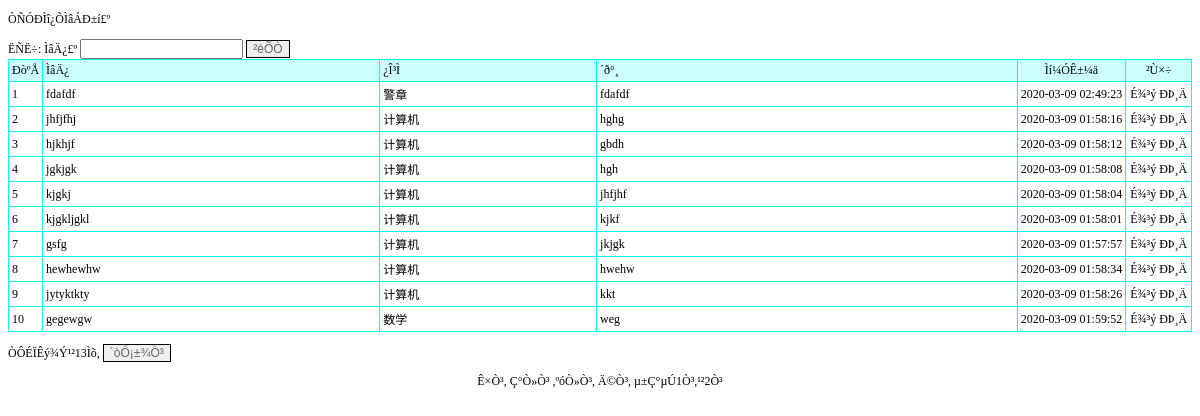
Page /tiankongti_list.php on the committed database.
### tables this page shows
CREATE TABLE `tiankongti` (
  `ID` int(11) NOT NULL AUTO_INCREMENT,
  `timu` varchar(500) DEFAULT NULL,
  `kemu` varchar(50) DEFAULT NULL,
  `daan` varchar(255) DEFAULT NULL,
  `addtime` timestamp NULL DEFAULT CURRENT_TIMESTAMP ON UPDATE CURRENT_TIMESTAMP,
  PRIMARY KEY (`ID`)
);

### tiankongti_list.php (the view, shortened to what this page needs)
<!DOCTYPE html PUBLIC "-//W3C//DTD XHTML 1.0 Transitional//EN" "http://www.w3.org/TR/xhtml1/DTD/xhtml1-transitional.dtd">
<html xmlns="http://www.w3.org/1999/xhtml">
<head>
<title>Ìî¿ÕÌâ</title><script language="javascript" src="js/Calendar.js"></script><link rel="stylesheet" href="css.css" type="text/css">
</head>
<body>
<p>ÒÑÓÐÌî¿ÕÌâÁÐ±í£º</p>
<form id="form1" name="form1" method="post" action="">
  ËÑË÷:
ÌâÄ¿£º
<input name="timu" type="text" id="timu" />
  <input type="submit" name="Submit" value="²éÕÒ" style='border:solid 1px #000000; color:#666666' />
</form>
<table width="100%" border="1" align="center" cellpadding="3" cellspacing="1" bordercolor="#00FFFF" style="border-collapse:collapse">
  <tr>
    <td width="25" bgcolor="#CCFFFF">ÐòºÅ</td>
    <td width="433" bgcolor='#CCFFFF'>ÌâÄ¿</td>
    <td width="282" bgcolor='#CCFFFF'>¿Î³Ì</td>
    <td width="555" bgcolor='#CCFFFF'>´ð°¸</td>
    <td width="120" align="center" bgcolor="#CCFFFF">Ìí¼ÓÊ±¼ä</td>
    <td width="70" align="center" bgcolor="#CCFFFF">²Ù×÷</td>
  </tr>
  <?php
    $sql="select * from tiankongti where 1=1";
  $sql=$sql." order by id desc";
$query=mysql_query($sql);
  $rowscount=mysql_num_rows($query);
  if($rowscount==0)
  {}
  else
  {
  $pagelarge=10;
  $pagecurrent=$_GET["pagecurrent"];
  if($rowscount%$pagelarge==0)
  {
		$pagecount=$rowscount/$pagelarge;
  }
  else
  {
   		$pagecount=intval($rowscount/$pagelarge)+1;
  }
  if($pagecurrent=="" || $pagecurrent<=0)
{
	$pagecurrent=1;
}
		$ddddd=$pagecurrent*$pagelarge;
	for($i=$pagecurrent*$pagelarge-$pagelarge;$i<$ddddd;$i++)
{
  ?>
  <tr>
    <td width="25"><?php
	echo $i+1;
?></td>
    <td><?php echo mysql_result($query,$i,timu);?></td>
    <td><?php echo mysql_result($query,$i,kemu);?></td>
    <td><?php echo mysql_result($query,$i,daan);?></td>
    <td width="120" align="center"><?php
echo mysql_result($query,$i,"addtime");
?></td>
    <td width="70" align="center"><a href="del.php?id=<?php
		echo mysql_result($query,$i,"id");
	?>&tablename=tiankongti" onclick="return confirm('ÕæµÄÒªÉ¾³ý£¿')">É¾³ý</a> <a href="tiankongti_updt.php?id=<?php
		echo mysql_result($query,$i,"id");
	?>">ÐÞ¸Ä</a></td>
  </tr>
  	<?php
	}
}
?>
</table>
<p>ÒÔÉÏÊý¾Ý¹²<?php
		echo $rowscount;
	?>Ìõ,
  <input type="button" name="Submit2" onclick="javascript:window.print();" value="´òÓ¡±¾Ò³" style='border:solid 1px #000000; color:#666666' />
</p>
<p align="center"><a href="tiankongti_list.php?pagecurrent=1">Ê×Ò³</a>, <a href="tiankongti_list.php?pagecurrent=<?php echo $pagecurrent-1;?>">Ç°Ò»Ò³</a> ,<a href="tiankongti_list.php?pagecurrent=<?php echo $pagecurrent+1;?>">ºóÒ»Ò³</a>, <a href="tiankongti_list.php?pagecurrent=<?php echo $pagecount;?>">Ä©Ò³</a>, µ±Ç°µÚ<?php echo $pagecurrent;?>Ò³,¹²<?php echo $pagecount;?>Ò³ </p>
<p>&nbsp; </p>
</body>
</html>

### css.css (style rules this page uses)
BODY { FONT-SIZE: 12px }
P { FONT-SIZE: 12px }
TD { FONT-SIZE: 12px }
INPUT { FONT-SIZE: 12px }
A:link { FONT-SIZE: 12px; COLOR: #000000; TEXT-DECORATION: none }

### rows in the picture
tiankongti: timu "fdafdf", kemu "警章", daan "fdafdf", addtime "2020-03-09 02:49:23"
tiankongti: timu "jhfjfhj", kemu "计算机", daan "hghg", addtime "2020-03-09 01:58:16"
tiankongti: timu "hjkhjf", kemu "计算机", daan "gbdh", addtime "2020-03-09 01:58:12"
tiankongti: timu "jgkjgk", kemu "计算机", daan "hgh", addtime "2020-03-09 01:58:08"
tiankongti: timu "kjgkj", kemu "计算机", daan "jhfjhf", addtime "2020-03-09 01:58:04"
tiankongti: timu "kjgkljgkl", kemu "计算机", daan "kjkf", addtime "2020-03-09 01:58:01"
tiankongti: timu "gsfg", kemu "计算机", daan "jkjgk", addtime "2020-03-09 01:57:57"
tiankongti: timu "hewhewhw", kemu "计算机", daan "hwehw", addtime "2020-03-09 01:58:34"
tiankongti: timu "jytyktkty", kemu "计算机", daan "kkt", addtime "2020-03-09 01:58:26"
tiankongti: timu "gegewgw", kemu "数学", daan "weg", addtime "2020-03-09 01:59:52"

### other values in the picture
$rowscount "13"
$pagecurrent "1"
$pagecount "2"
